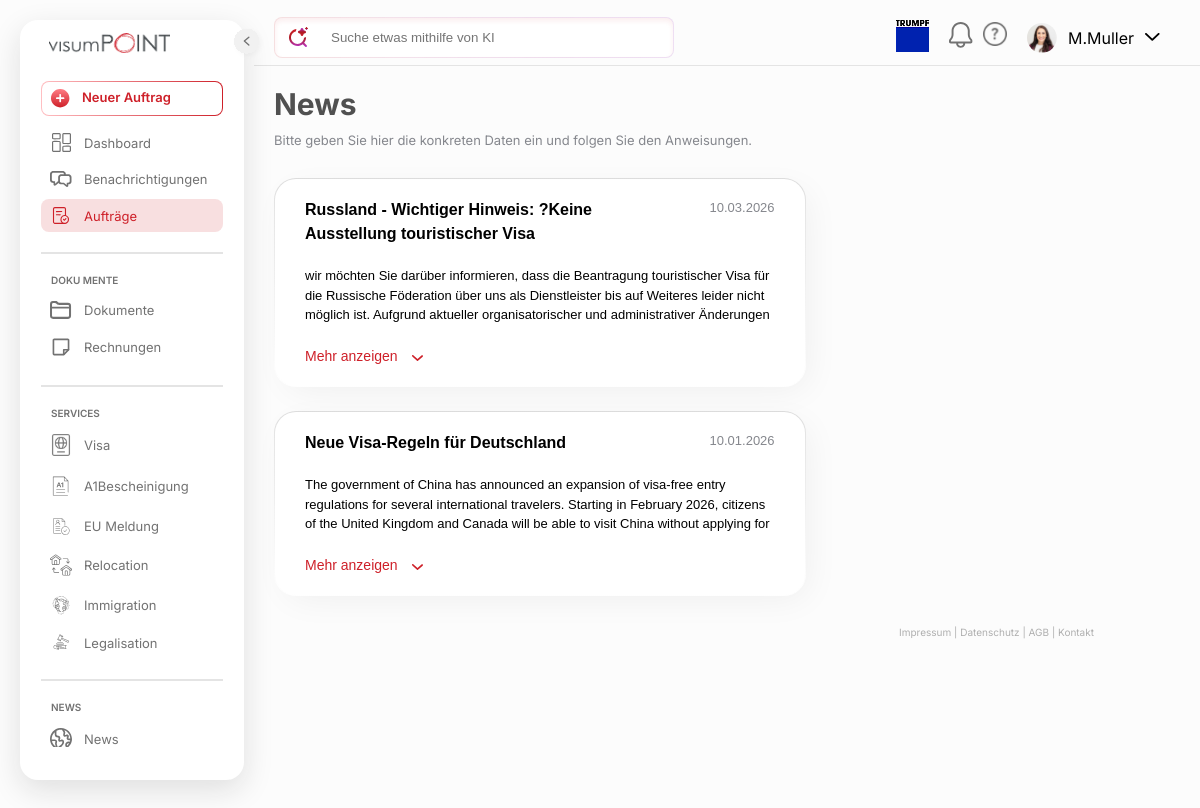
Page /news.php on the committed database.
### tables this page shows
CREATE TABLE `visum_news` (
  `id` varchar(100) DEFAULT NULL,
  `bearbeiter` varchar(100) DEFAULT NULL,
  `wann` datetime DEFAULT NULL,
  `text` text DEFAULT NULL,
  `text_en` text DEFAULT NULL,
  `online` tinyint(4) DEFAULT NULL,
  `datum` date DEFAULT NULL,
  `titel` varchar(150) DEFAULT NULL,
  `titel_en` varchar(150) DEFAULT NULL,
  `land` varchar(100) DEFAULT NULL,
  `ablauf` date DEFAULT NULL,
  `pin` tinyint(1) DEFAULT NULL,
  `website` tinyint(1) DEFAULT NULL,
  `datei` varchar(50) DEFAULT NULL,
  `mandant` varchar(255) DEFAULT '',
  `eumeldung` tinyint(1) DEFAULT NULL,
  `releasenote` tinyint(1) DEFAULT NULL,
  `text_it` text DEFAULT NULL,
  `text_es` text DEFAULT NULL,
  `titel_it` varchar(150) DEFAULT NULL,
  `titel_es` varchar(150) DEFAULT NULL,
  `HomeCountry` varchar(50) DEFAULT NULL
);

### news.php (the view, shortened to what this page needs)
<?php
$conn = new mysqli("localhost", "root", "", "news_db");
$sql = "SELECT datum, titel, text FROM visum_news
        ORDER BY datum DESC ";
$result = $conn->query($sql);
?>
<!doctype html>
<html lang="en">
<head>
    <link rel="stylesheet" href="./assets/css/style.css?v=1" />
</head>
<body class="inter">
    <div class="parent flex">
        <nav class="sidebar">
            <header class="flex">
                <div class="logo">
                    <img src="./assets/images/Title.png" alt="logo" />
                </div>
                <i class="chevron"><img src="./assets/images/Slider.svg" alt="Image" /></i>
            </header>
            <div class="menu">
                <a href="/">
                    <button class="btn">
                        <img src="./assets/images/Vector.svg" alt="dashboard" />
                        <span class="ss toogle">Neuer Auftrag</span>
                    </button>
                </a>
                <div class="menu-links">
                    <ul>
                        <li>
                            <a href="/">
                                <img class="normal-icon size" src="./assets/images/dash.svg" alt="dashboard" />
                                <span class="ss toogle">Dashboard</span></a>
                        </li>
                        <li>
                            <a href="/">
                                <img class="normal-icon size" src="./assets/images/messages.svg" alt="dashboard" />
                                <span class="ss toogle">Benachrichtigungen</span></a>
                        </li>
                        <li>
                            <a href="/" class="active">
                                <img src="./assets/images/checklist-red.svg" alt class="red-icon size" />
                                <span class="ss toogle">Aufträge</span></a>
                        </li>
                        <hr />
                        <p class="menu-title">DOKU <span class="toogle">MENTE</span></p>
                        <li>
                            <a href="/">
                                <img class="normal-icon" src="./assets/images/file.svg" alt="dashboard" />
                                <span class="ss toogle">Dokumente</span></a>
                        </li>
                        <li>
                            <a href="/">
                                <img class="normal-icon" src="./assets/images/NoteBlank.svg" alt="dashboard" />
                                <span class="ss toogle">Rechnungen</span></a>
                        </li>
                        <hr />
                        <p class="menu-title">SERVICES</p>
                        <li>
                            <a href="/"><img src="./assets/images/visa-red.svg" alt class="red-icon" />
                                <img class="normal-icon" src="./assets/images/visabestimmungen.svg" alt="dashboard" />
                                <span class="ss toogle">Visa</span></a>
                        </li>
                        <li>
                            <a href="/">
                                <img class="normal-icon" src="./assets/images/a1.svg" alt="dashboard" />
                                <span class="ss toogle">A1Bescheinigung</span></a>
                        </li>
                        <li>
                            <a href="/">
                                <img class="normal-icon" src="./assets/images/eu-meldung.svg" alt="dashboard" />
                                <span class="ss toogle">EU
                                    Meldung</span></a>
                        </li>
                        <li>
                            <a href="/">
                                <img class="normal-icon" src="./assets/images/relocation.svg" alt="dashboard" />
                                <span class="ss toogle">Relocation</span></a>
                        </li>
                        <li>
                            <a href="/">
                                <img class="normal-icon" src="./assets/images/immigration.svg" alt="dashboard" />
                                <span class="ss toogle">Immigration</span></a>
                        </li>
                        <li>
                            <a href="/">
                                <img class="normal-icon" src="./assets/images/legalisation.svg" alt="dashboard" />
                                <span class="ss toogle">Legalisation</span></a>
                        </li>
                        <hr />
                        <p class="menu-title">NEWS</p>
                        <li>
                            <a href="/">
                                <img class="normal-icon" src="./assets/images/news.svg" alt="dashboard" />
                                <span class="ss toogle">News</span></a>
                        </li>
                    </ul>
                </div>
            </div>
        </nav>
        <div class="container">
            <div class="search-head flex">
                <div class="search">
                    <img class="s-img" src="./assets/images/Search-icon.svg" alt="search" />
                    <input id="searchInput" class="search-field" type="text"
                        placeholder="Suche etwas mithilfe von KI" />
                </div>
                <div class="info flex">
                    <div class="trumf">
                        <a href="/">
                            <img src="./assets/images/trump.png" alt="Image" />
                        </a>
                    </div>
                    <div class="info-icons flex">
                        <a href="/"><img src="./assets/images/Glocke.svg" alt="bell" /></a>
                        <a href="/"><img src="./assets/images/FAQ.svg" alt="faq" /></a>
                    </div>
                    <div class="info-bar flex" role="button" tabindex="0" aria-label="Open profile menu">
                        <img class="frame" src="./assets/images/Frame.svg" alt="frame" />
                        <p>M.Muller</p>
                        <img class="chev" src="./assets/images/Pfeil-unten.svg" alt="chevron" />
                    </div>
                </div>
            </div>
            <div class="container-content">
                <div class="immi">
                    <div class="flex">
                        <div class="immi-text flex">
                            <p>News</p>
                        </div>
                    </div>
                    <p class="immi-text inter up-t">
                        Bitte geben Sie hier die konkreten Daten ein und
                        folgen Sie den Anweisungen.
                    </p>
                </div>
                <div class="news-container sans">
                    <div class="news-60">
                        <?php if ($result && $result->num_rows > 0) { ?>
                            <?php while ($row = $result->fetch_assoc()) { ?>
                                <div class="news-content">
                                    <div class="news-head flex">
                                        <p class="heading">
                                            <?php echo htmlspecialchars($row['titel']); ?>
                                        </p>
                                        <p class="date">
                                            <?php echo date("d.m.Y", strtotime($row['datum'])); ?>
                                        </p>
                                    </div>
                                    <p class="n-para news-text">
                                        <?php echo htmlspecialchars($row['text']); ?>
                                    </p>
                                    <div class="news-chev">
                                        <a href="#" class="show-more">
                                            Mehr anzeigen
                                            <img src="./assets/images/red-cgev-down.svg" alt="">
                                        </a>
                                    </div>
                                </div>
                            <?php } ?>
                        <?php } else { ?>
                            <p>No news available.</p>
                        <?php } ?>
                    </div>
                    <div></div>
                </div>
                <div class="quick-links inter">
                    <a href="/">Impressum </a> | <a href="/">Datenschutz </a> | <a href="/">AGB </a> | <a
                        href="/">Kontakt
                    </a>
                </div>
            </div>
        </div>
</body>
</html>

### rows in the picture
visum_news: titel "Russland - Wichtiger Hinweis: ?Keine Ausstellung touristischer Visa", datum "10.03.2026", text "wir möchten Sie darüber informieren, dass die Beantragung touristischer Visa für die Russische Föderation über uns als Dienstleister bis auf Weiteres leider nicht möglich ist. Aufgrund aktueller organisatorischer und administrativer Änderungen…"
visum_news: titel "Neue Visa-Regeln für Deutschland", datum "10.01.2026", text "The government of China has announced an expansion of visa-free entry regulations for several international travelers. Starting in February 2026, citizens of the United Kingdom and Canada will be able to visit China without applying for…"
